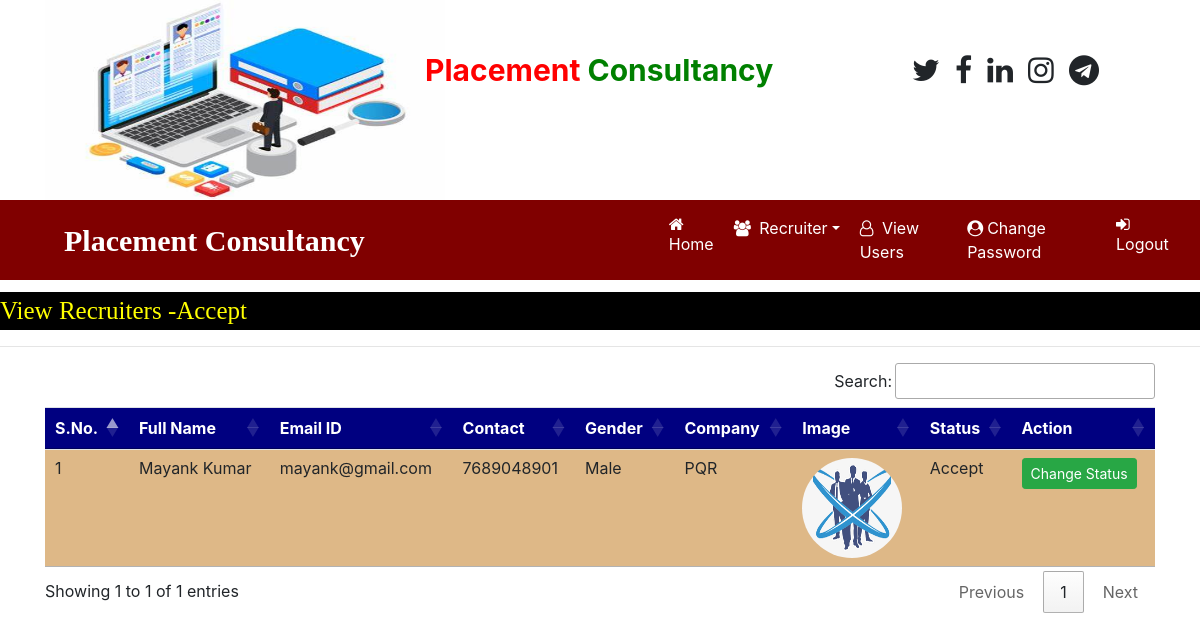
/recruiter_accepted (signed in), run on the app's committed database.
### place/models.py (models this page shows, shortened)
class Recruitor(models.Model):
    user = models.ForeignKey(User, on_delete=models.CASCADE)
    mobile = models.CharField(max_length=15, null=True)
    image = models.FileField(null=True)
    gender = models.CharField(max_length=10, null=True)
    company=models.CharField(max_length=100, null=True)
    type = models.CharField(max_length=15, null=True)
    status = models.CharField(max_length=20, null=True)

### place/views.py (the view)
# urls.py: path('recruiter_accepted', recruiter_accepted, name="recruiter_accepted"),
def recruiter_accepted(request):
    if not request.user.is_authenticated:
        return redirect('admin_login')
    data=Recruitor.objects.filter(status='Accept')
    d={'data':data}
    return render(request,'recruiter_accepted.html',d)

### place/templates/recruiter_accepted.html
{% load static %}
{% block body %}
{% include 'admin_navigation.html' %}
<marquee style="font-family:'Monotype Corsiva';font-size:25px;color:Yellow;background-color:black;font:weight:bold;margin-top:1%">
    View Recruiters -Accept
</marquee>
<hr>
<div class="container">
<table class="table table-hover " id="example">
    <thead>
    <tr style="background-color:#000080 ;color:white">
        <th>S.No.</th>
        <th>Full Name</th>
        <th>Email ID</th>
        <th>Contact</th>
        <th>Gender</th>
        <th>Company</th>
        <th>Image</th>
        <th>Status</th>
        <th>Action</th>
    </tr>
    </thead>
    <tbody>
    {% for i in data %}
    <tr style="background-color:#DEB887">
        <td>{{forloop.counter}}</td>
        <td>{{i.user.first_name}} {{i.user.last_name}}</td>
        <td>{{i.user.username}}</td>
        <td>{{i.mobile}}</td>
        <td>{{i.gender}}</td>
        <td>{{i.company}}</td>
        <td><img src="{{i.image.url}}" style="width:100px;height:100px;border-radius:50%"></td>
        <td>{{i.status}}</td>
        <td><a href="{% url 'change_status' i.id%}" class="btn btn-success btn-sm" >Change Status</a></td>
    </tr>
    {% endfor %}
    </tbody>
</table>
</div>
{% endblock  %}

### data on the page
Recruitor: user.first_name "Mayank", user.last_name "Kumar", user.username "mayank@gmail.com", mobile "7689048901", gender "Male", company "PQR", image (picture), status "Accept"
